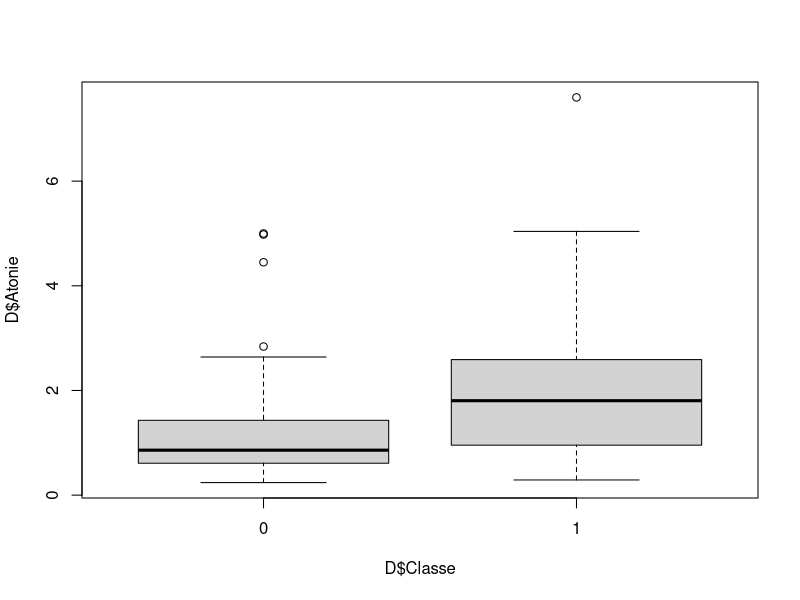
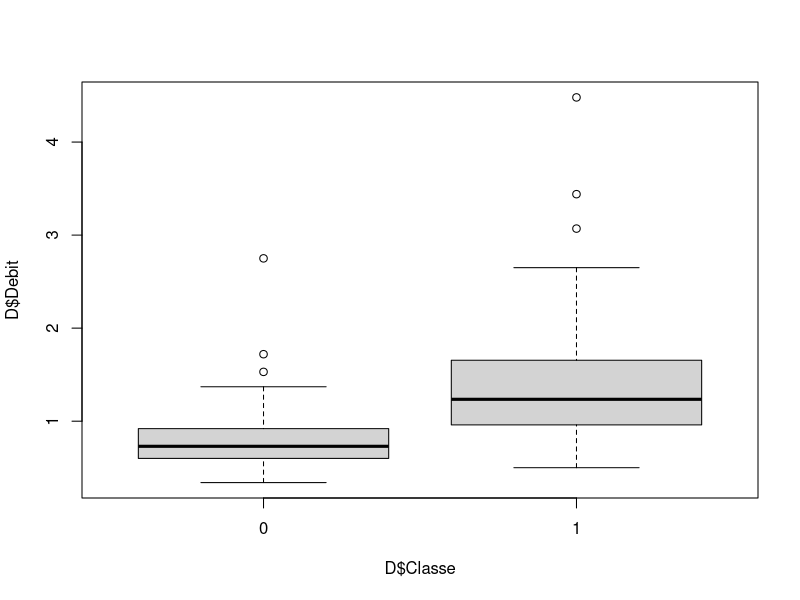
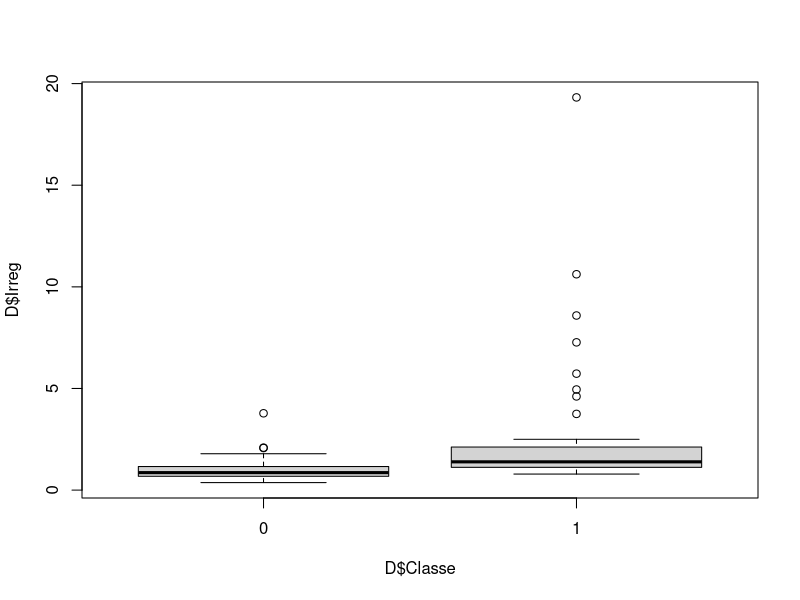
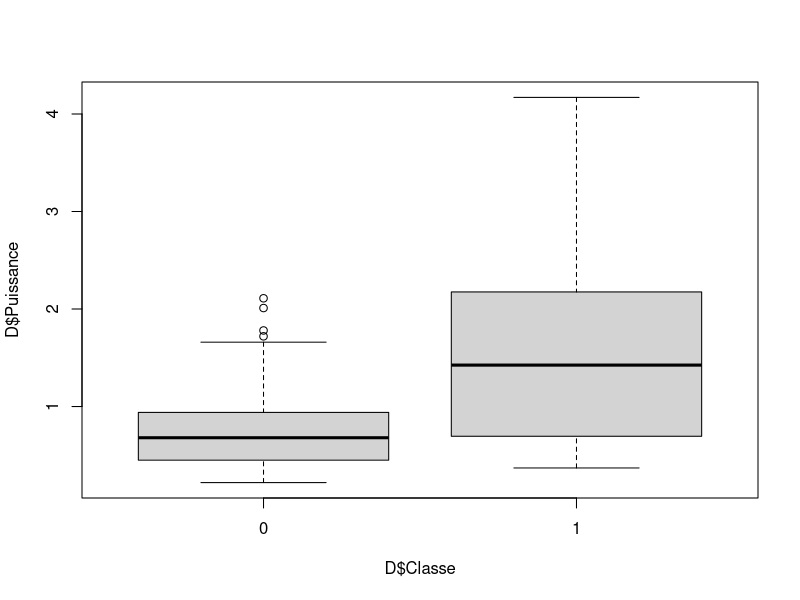
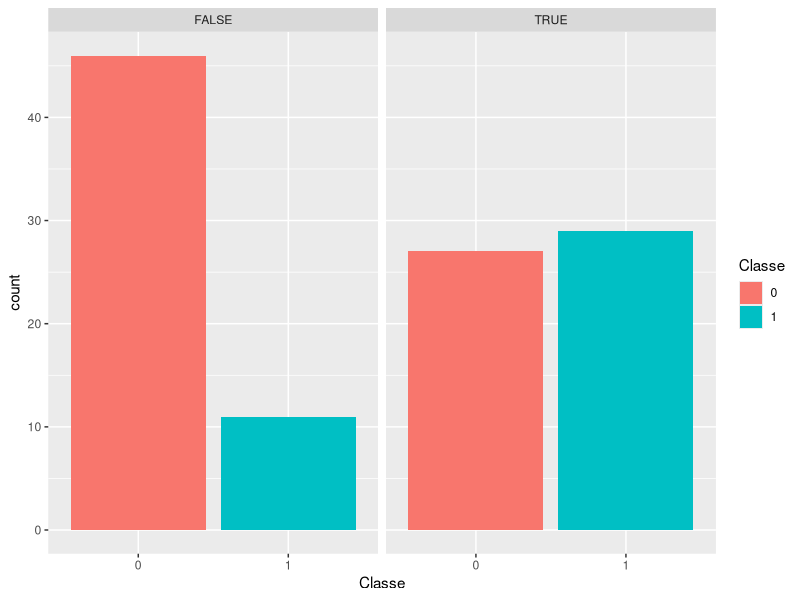
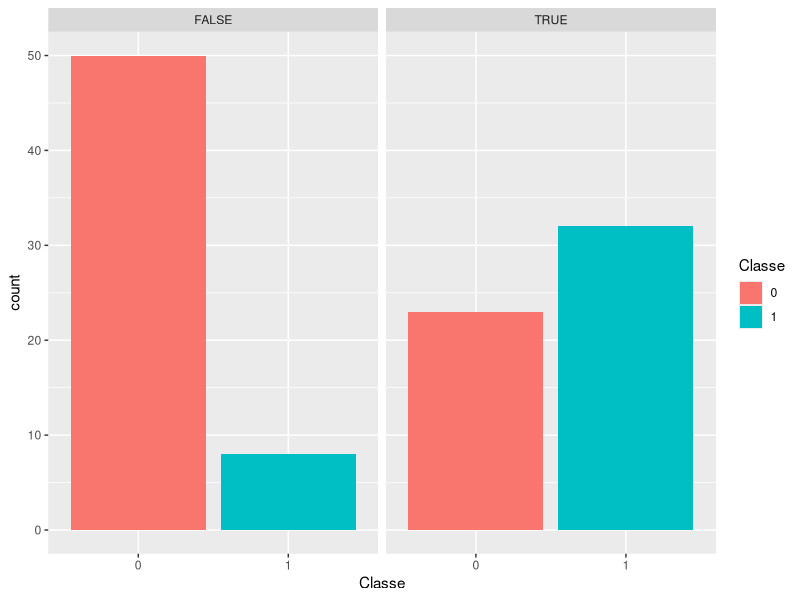
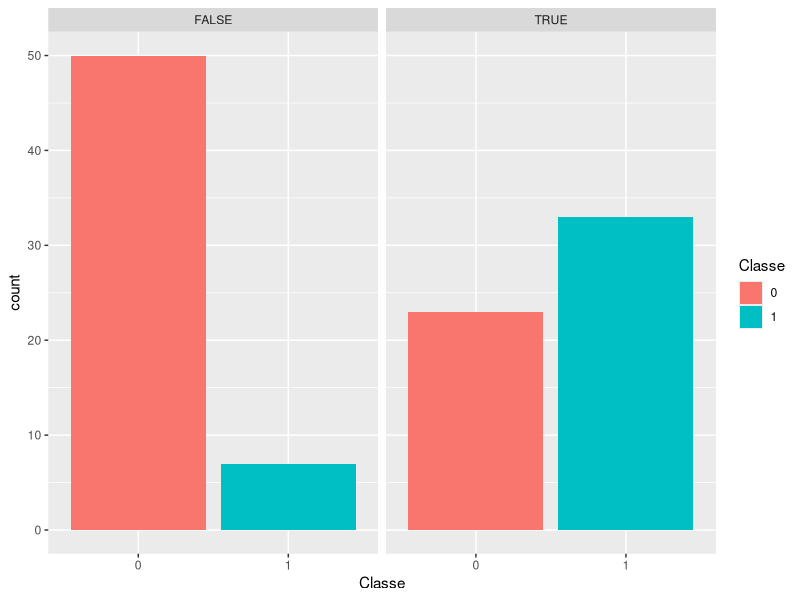
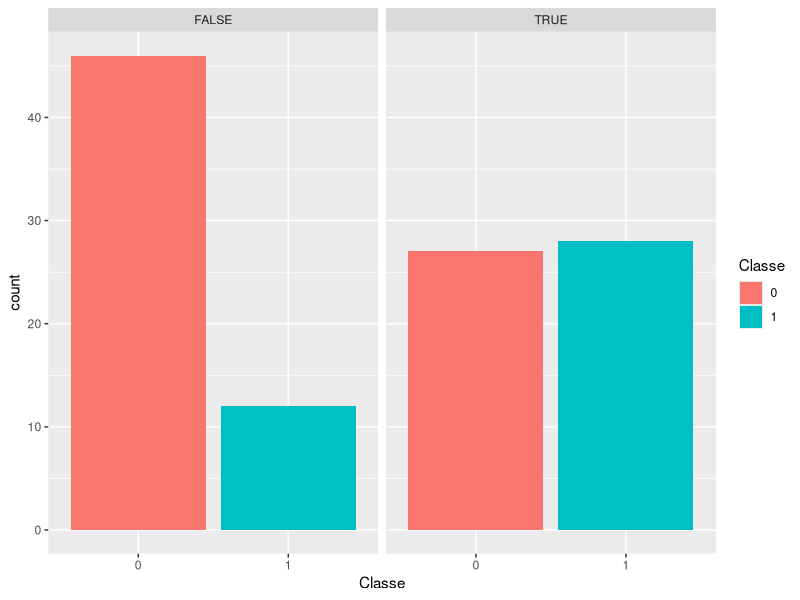

Reproduce these figures in R, in order.
library(ggplot2)
###TEST AVEC UNE INTERPRETATION BINAIRE
D <- read.table("Voice4PD.csv",header=T,sep=";",dec=",",as.is=T)
D[,1] <- NULL
colnames(D) <- c("Classe","Atonie","Debit","Irreg","Puissance")
D$Classe[D$Classe %in% c('HC','PD')]<-0
D$Classe[D$Classe %in% c('MSA','PSP')]<-1
D[,1] <- as.factor(D[,1])
summary(D)


plot(D$Atonie ~ D$Classe)
plot(D$Debit ~ D$Classe)
plot(D$Irreg ~ D$Classe)
plot(D$Puissance ~ D$Classe)


ggplot(data = D, mapping = aes(x = Classe, fill = Classe)) + geom_bar(position ="dodge") + facet_wrap(~(Atonie>median(Atonie)))   
#On observe un effet de la variable Atonie sur la reponse

ggplot(data = D, mapping = aes(x = Classe, fill = Classe)) + geom_bar(position ="dodge") + facet_wrap(~(Debit>median(Debit)))
#On observe un effet de la variable Debit sur la reponse

ggplot(data = D, mapping = aes(x = Classe, fill = Classe)) + geom_bar(position ="dodge") + facet_wrap(~(Irreg>median(Irreg)))
#On observe un effet de la variable Irreg sur la reponse

ggplot(data = D, mapping = aes(x = Classe, fill = Classe)) + geom_bar(position ="dodge") + facet_wrap(~(Puissance>median(Puissance)))
#On observe un effet de la variable Puissance sur la reponse

ggplot(data = D, mapping = aes(x = Classe, fill = Classe)) + geom_bar(position ="dodge") + facet_wrap(~(Atonie>median(Atonie))+(Debit>median(Debit)))    
ggplot(data = D, mapping = aes(x = Classe, fill = Classe)) + geom_bar(position ="dodge") + facet_wrap(~(Atonie>median(Atonie))+(Irreg>median(Irreg)))    
ggplot(data = D, mapping = aes(x = Classe, fill = Classe)) + geom_bar(position ="dodge") + facet_wrap(~(Atonie>median(Atonie))+(Puissance>median(Puissance)))    
ggplot(data = D, mapping = aes(x = Classe, fill = Classe)) + geom_bar(position ="dodge") + facet_wrap(~(Debit>median(Debit))+(Irreg>median(Irreg)))    
ggplot(data = D, mapping = aes(x = Classe, fill = Classe)) + geom_bar(position ="dodge") + facet_wrap(~(Debit>median(Debit))+(Puissance>median(Puissance)))    
ggplot(data = D, mapping = aes(x = Classe, fill = Classe)) + geom_bar(position ="dodge") + facet_wrap(~(Irreg>median(Irreg))+(Puissance>median(Puissance)))

#Modele logistique
RegLog <- glm(Classe ~ ., family = binomial, data = D)
summary(RegLog)
p <- predict(RegLog, type = "response")
predictTab <- table(p > 0.5, D$Classe)
print(predictTab)
classRate <- sum(diag(predictTab))/sum(predictTab)
print(classRate)


v1 <- c(3.11,2.37,1.19,1.10)
v2 <- c(1,2.86,1.39,1.64)
v3 <- c(1.73,2.02,0.87,1.45)

new_val <- data.frame(Atonie=c(3.11,1,1.73), Debit=c(2.37,2.86,2.02),Irreg=c(1.19,1.39,0.87),Puissance=c(1.10,1.64,1.45))
summary(new_val)

pred <- c(predict(RegLog, new_val, type = "response") > 0.5)
print(pred)
